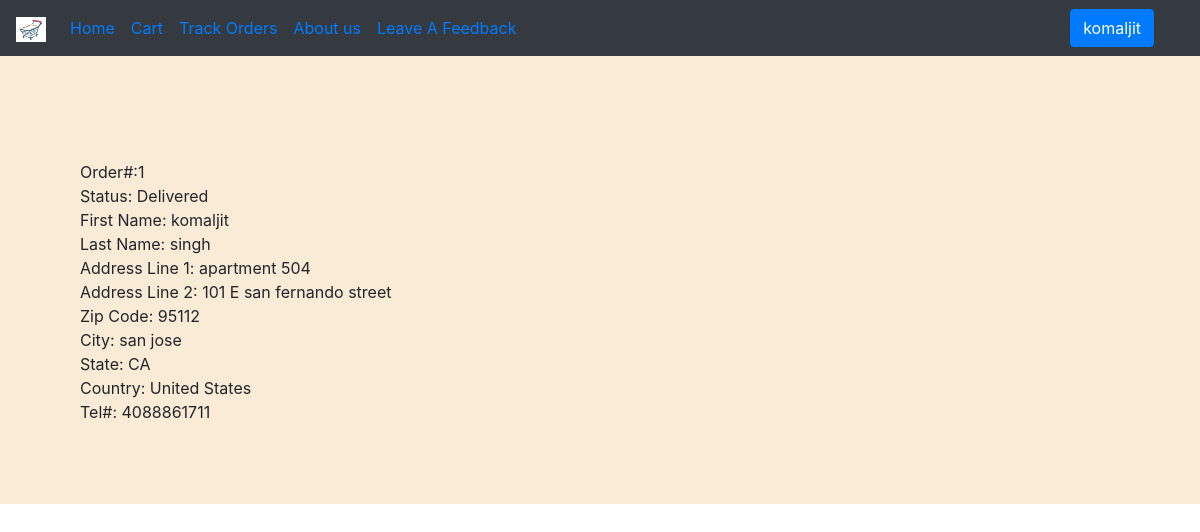
Before: /trackorders (signed in) with the older database file.
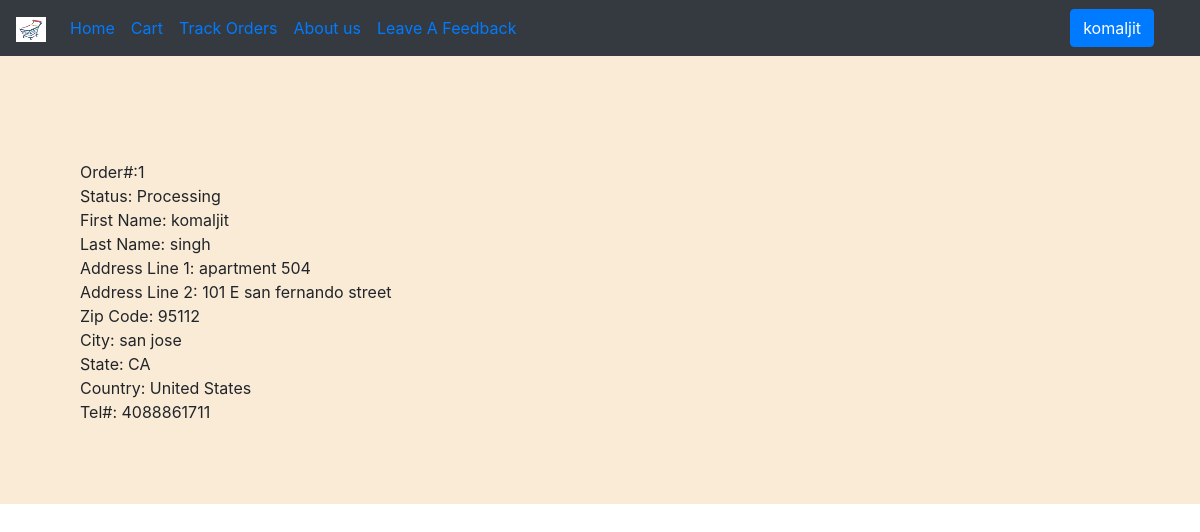
After: the same page with the newer database file.
### tables this page shows
CREATE TABLE orders (
		orderId integer primary key,
		status varchar,
		userId integer,
		FOREIGN KEY (userId) REFERENCES users(userId)
		);

CREATE TABLE users 
                (userId integer primary key autoincrement,
  		password TEXT,
		email TEXT unique,
		firstName TEXT,
		lastName TEXT,
		address1 TEXT,
		address2 TEXT,
		zipcode TEXT,
		city TEXT,
		state TEXT,
		country TEXT, 
		phone TEXT,
                image TEXT
		);

### app.py (the view, shortened to what this page needs)
@app.route('/trackorders', methods=['POST','GET'])
def trackorders():
    loggedIn, first_name = getLogindetails()
    if loggedIn == False:
        return redirect(url_for('loginform'))
    with sqlite3.connect('database.db') as con:
        if request.method=='GET':
            cur = con.cursor()
            cur.execute("select * from  orders inner join users on orders.userId = users.userId where email = '{}'".format(session['email']))
            order_info = cur.fetchall()
            cur.execute("select * from  orders inner join users on orders.userId = users.userId")
            all_orders = cur.fetchall()
    return render_template('trackorders.html', loggedIn = loggedIn, first_name = first_name, order_info = order_info, all_orders = all_orders, sess = session['email'])

### app.py (called while the page is built)
def getLogindetails():
    with sqlite3.connect('database.db') as data:
        connection = data.cursor()
        if 'email' not in session:
            loggedIn = False
            first_name = ""
        else:
            try:
                details = connection.execute("Select * from users where email='"+session['email']+"'")
                p = details.fetchone()
                first_name = p[3]
                loggedIn = True
            except:
                loggedIn = False
                first_name = ""
                session.pop('email')
    return (loggedIn, first_name)

### templates/trackorders.html (shortened to what this page needs)
{% extends "header.html" %}
{% block body %}
<div class="track-card">
    {%for orders in order_info%}
    <br>
    Order#:{{orders[0]}} <br>
    Status: {{orders[1]}} <br>
    First Name: {{orders[6]}}<br>
    Last Name:  {{orders[7]}} <br>
    Address Line 1:  {{orders[9]}} <br>
    Address Line 2:  {{orders[8]}} <br>
    Zip Code:  {{orders[10]}} <br>
    City:  {{orders[11]}} <br>
    State:  {{orders[12]}} <br>
    Country:  {{orders[13]}} <br>
    Tel#:  {{orders[14]}} <br>
    {%endfor%}
</div>
{% endblock %}

Changed rows visible on the page:
changed orders "komaljit": status "Delivered" → "Processing"
